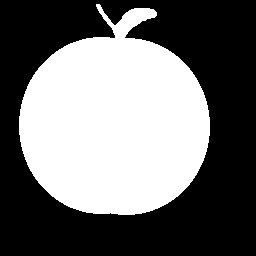
#> input picture 2. Técnicas de PDI/Topico_1/original.jpg, 256 x 256 px
$ python watershed.py --image ../Topico_1/original.jpg   (older library calls are emulated)
#> lines starting #> are read from the running program, lines starting #| are printed output that depends on the picture; after the words box and inside, x2 and y2 are one past the last pixel; in counts of white or black regions, pixels touching at a corner belong together
# import the necessary packages
from skimage.feature import peak_local_max
from skimage.morphology import watershed
from scipy import ndimage
import numpy as np
import argparse
import imutils
import cv2

# construct the argument parse and parse the arguments
ap = argparse.ArgumentParser()
ap.add_argument("-i", "--image", required=True, help="path to input image")
args = vars(ap.parse_args())

# load the image and perform pyramid mean shift filtering
# to aid the thresholding step
image = cv2.imread(args["image"])
#> image is the input picture: shape (256, 256, 3); min 0, max 255, mean 110
shifted = cv2.pyrMeanShiftFiltering(image, 21, 51)
gray_ = cv2.cvtColor(image, cv2.COLOR_BGR2GRAY)
cv2.imshow("Input", gray_)
cv2.imwrite("Resultados/Topico_9/pills.jpg", gray_)
# convert the mean shift image to grayscale, then apply
# Otsu's thresholding
gray = cv2.cvtColor(shifted, cv2.COLOR_BGR2GRAY)
thresh = cv2.threshold(gray, 0, 255, cv2.THRESH_BINARY | cv2.THRESH_OTSU)[1]
#> thresh: shape (256, 256); 43.2% white; 1 white region, box (x1, y1, x2, y2) and area: (19, 4, 210, 215) 28279
cv2.imwrite("Resultados/Topico_9/thresh.jpg", thresh)
cv2.imshow("Thresh", thresh)


# compute the exact Euclidean distance from every binary
# pixel to the nearest zero pixel, then find peaks in this
# distance map
D = ndimage.distance_transform_edt(thresh)
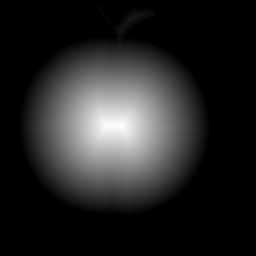
#> D: shape (256, 256) float64; min 0, max 88.14, mean 13.1; drawn with min black and max white
localMax = peak_local_max(D, indices=False, min_distance=20, labels=thresh)
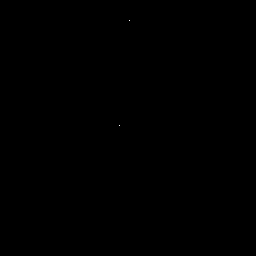
#> localMax: shape (256, 256) bool; 0% white in thin lines or dots, all inside (x1, y1, x2, y2) = (119, 20, 130, 126)

# perform a connected component analysis on the local peaks,
# using 8-connectivity, then appy the Watershed algorithm
markers = ndimage.label(localMax, structure=np.ones((3, 3)))[0]
#> markers: shape (256, 256) int32; 3 distinct labels, from 0 to 2
labels = watershed(-D, markers, mask=thresh)
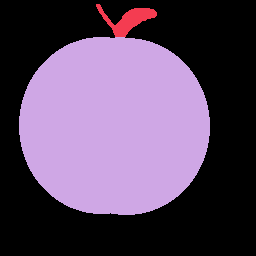
#> labels: shape (256, 256) int32; 3 distinct labels, from 0 to 2; one colour per label, 0 black
print("[INFO] {} unique segments found".format(len(np.unique(labels)) - 1))
#| [INFO] 2 unique segments found

# loop over the unique labels returned by the Watershed
# algorithm
for label in np.unique(labels):
	# if the label is zero, we are examining the 'background'
	# so simply ignore it
	if label == 0:
		continue

	# otherwise, allocate memory for the label region and draw
	# it on the mask
	mask = np.zeros(gray.shape, dtype="uint8")
	mask[labels == label] = 255

	# detect contours in the mask and grab the largest one
	cnts = cv2.findContours(mask.copy(), cv2.RETR_EXTERNAL, cv2.CHAIN_APPROX_SIMPLE)
	cnts = imutils.grab_contours(cnts)
	c = max(cnts, key=cv2.contourArea)

	# draw a circle enclosing the object
	((x, y), r) = cv2.minEnclosingCircle(c)
	cv2.circle(gray_, (int(x), int(y)), int(r), (0, 255, 0), 2)
#> this loop made 3 passes
#> (x, y, r) on passes 2 to 3: (126, 9.5, 30.5), (114, 125.3, 95.49)
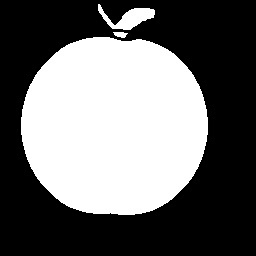
#> gray_: shape (256, 256); min 0, max 255, mean 107.2
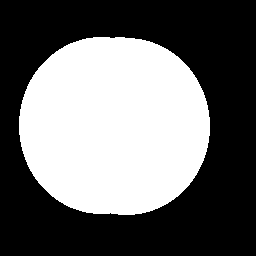
#> mask: shape (256, 256); 42% white; 1 white region, box (x1, y1, x2, y2) and area: (19, 37, 210, 215) 27496
	#cv2.putText(gray, "#{}".format(label), (int(x) - 10, int(y)), cv2.FONT_HERSHEY_SIMPLEX, 0.6, (0, 0, 255), 2)

# show the output image

#gray = cv2.cvtColor(image,cv2.COLOR_BGR2GRAY)
cv2.imwrite("Resultados/Topico_9/result.jpg", gray_)
cv2.imshow("Output", gray_)
cv2.waitKey(0)

$ run again, on 2. Técnicas de PDI/Topico_1/translated.jpg
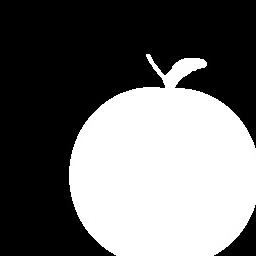
#> input picture 2. Técnicas de PDI/Topico_1/translated.jpg, 256 x 256 px
#> image is the input picture: shape (256, 256, 3); min 0, max 255, mean 107.1
#> thresh: shape (256, 256); 42% white; 1 white region, box (x1, y1, x2, y2) and area: (69, 54, 256, 256) 27528
#> localMax: shape (256, 256) bool; 0% white in thin lines or dots, all inside (x1, y1, x2, y2) = (165, 67, 184, 179)
#> markers: shape (256, 256) int32; 3 distinct labels, from 0 to 2
#> `labels = watershed(-D, markers, mask=thresh)`:
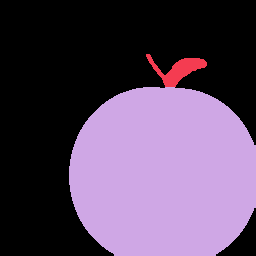
#> labels: shape (256, 256) int32; 3 distinct labels, from 0 to 2; one colour per label, 0 black
#| [INFO] 2 unique segments found
#> the loop `for label in np.unique(labels): # if the label is zero, we are examini..` made 3 passes
#> (x, y, r) on passes 2 to 3: (176, 59.5, 30.5), (164.4, 175.4, 95.91)
#> after the loop `for label in np.unique(labels):`:
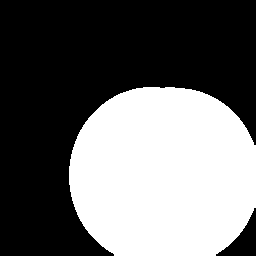
#> mask: shape (256, 256); 40.8% white; 1 white region, box (x1, y1, x2, y2) and area: (69, 87, 256, 256) 26745
